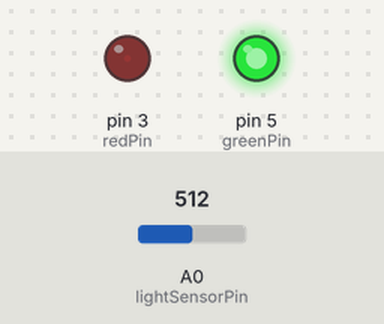
The sketch below on a simulated Arduino Uno, built with avr-gcc and run on an emulated ATmega328P. Shown: output pins drawn as LEDs (lit = HIGH). Inputs (shaded band) come from the test bench; at power-on: A0 (lightSensorPin) = 512.

Above: at 1.2 s.
1.3 s: A0 (lightSensorPin) set to 716
At 2.5 s:
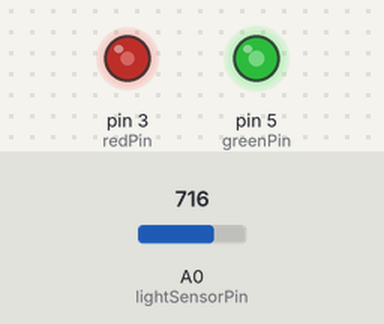
2.8 s: A0 (lightSensorPin) set to 900
At 4.0 s:
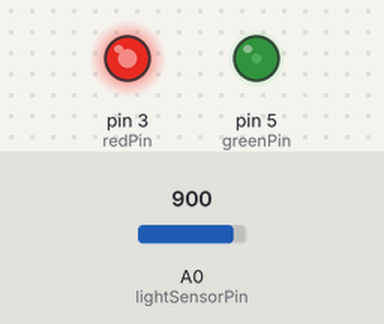
4.3 s: A0 (lightSensorPin) set to 306
At 5.3 s:
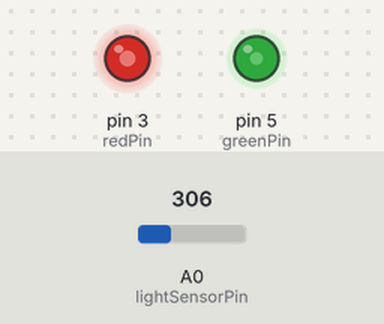
5.8 s: A0 (lightSensorPin) set to 0
At 6.5 s:
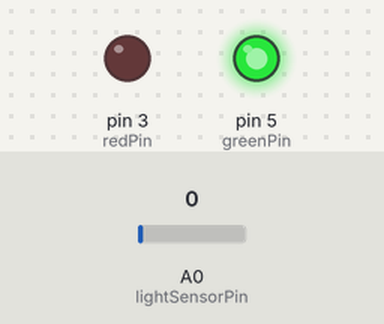
Timing chart, 0 to 8.3 s (numbered marks = the images above; inputs shaded):
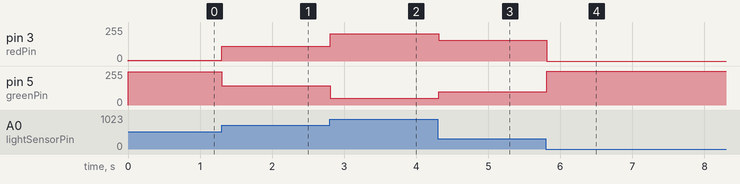

Measured:
- after the input at 1.3 s, pin 3 (redPin): 5/255 → 109/255 at once; pin 5 (greenPin): 250/255 → 146/255 at once
- after the input at 2.8 s, pin 3 (redPin): 109/255 → 203/255 at once; pin 5 (greenPin): 146/255 → 52/255 at once
- after the input at 4.3 s, pin 3 (redPin): 203/255 → 156/255 at once; pin 5 (greenPin): 52/255 → 99/255 at once
- after the input at 5.8 s, pin 3 (redPin): 156/255 → 0/255 at once; pin 5 (greenPin): 99/255 → 255/255 at once

The sketch:

06_light_test.ino
```cpp
const int redPin = 3;   // Red LED connected to digital pin 3
const int greenPin = 5; // Green LED connected to digital pin 5
const int bluePin = 6;  // Blue LED connected to digital pin 6
const int lightSensorPin = A0; // Light sensor connected to analog pin A0

void setup() {
  // Set LED pins as outputs
  pinMode(redPin, OUTPUT);
  pinMode(greenPin, OUTPUT);

  // Initialize serial communication at 9600 baud
  Serial.begin(9600);
}

void loop() {
  // Read the light sensor value
  int sensorValue = analogRead(lightSensorPin);
  // Map the sensor value to green LED brightness (dimmer as it gets darker)
  int greenValue = map(sensorValue, 0, 500, 255, 0);
  // Map the sensor value to red LED brightness (brighter as it gets darker)
  int redValue = map(sensorValue, 0, 500, 0, 255);

  // Set the brightness of green and red LEDs
  analogWrite(greenPin, greenValue);
  analogWrite(redPin, redValue);

  // Short delay
  delay(100);
}
```
